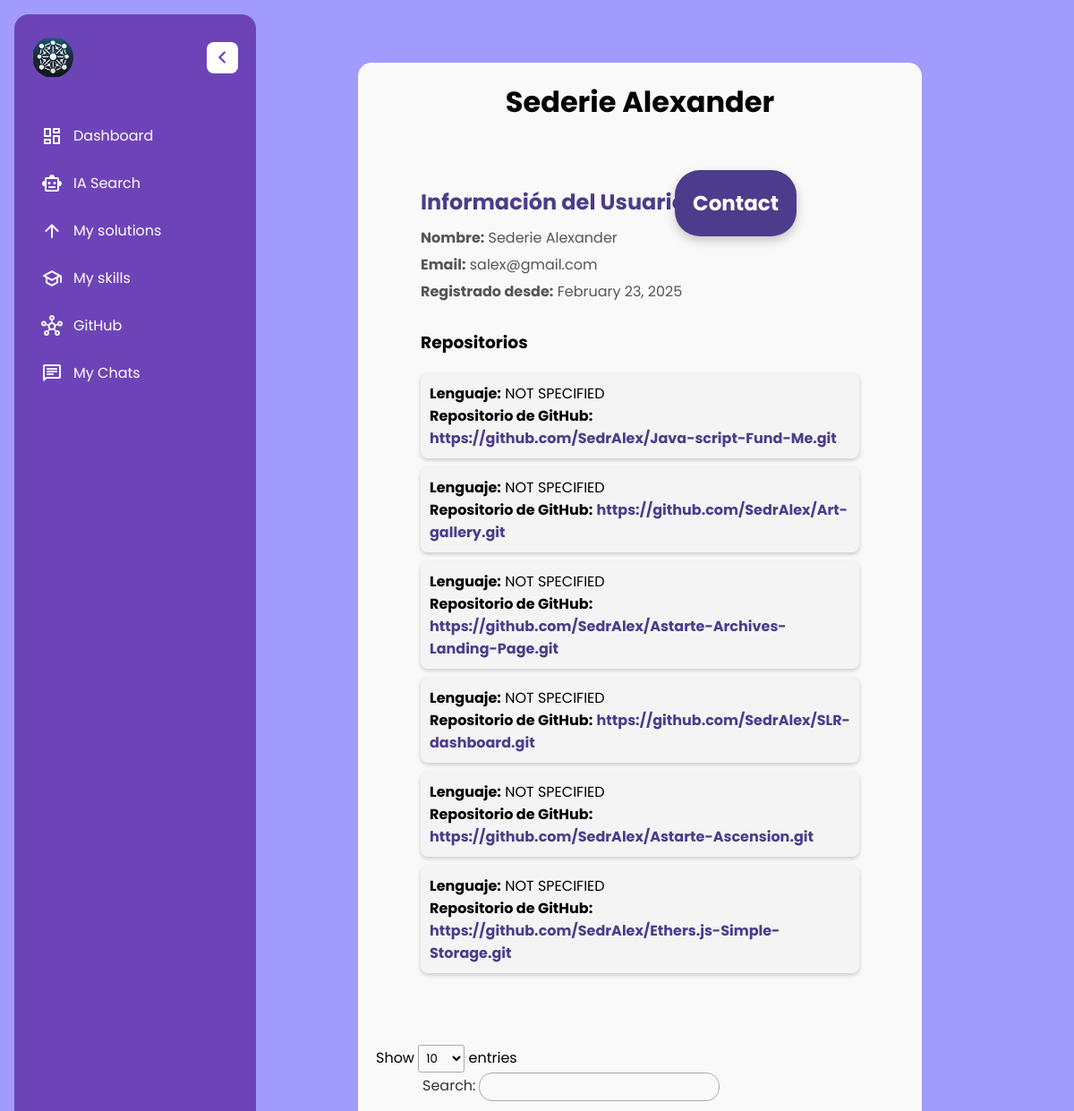
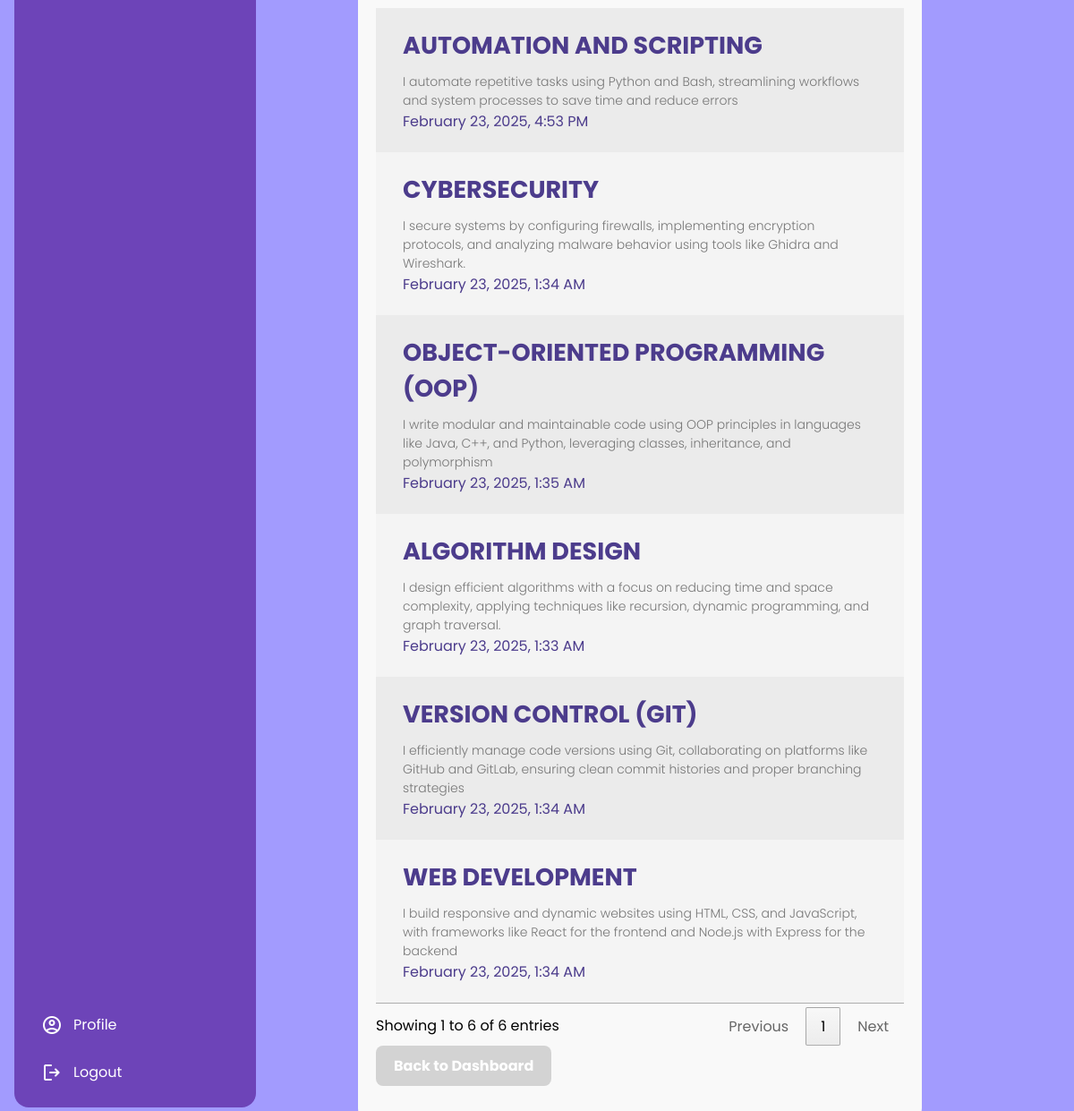
Page /views/userprofile.php?id=15 (signed in) on the committed database (2 pictures, top to bottom).
### tables this page shows
CREATE TABLE `users` (
  `id` int(11) NOT NULL,
  `name` varchar(100) NOT NULL,
  `surname` varchar(100) NOT NULL,
  `username` varchar(100) NOT NULL,
  `email` varchar(255) NOT NULL,
  `password` varchar(255) NOT NULL,
  `updated_at` timestamp NOT NULL DEFAULT current_timestamp() ON UPDATE current_timestamp(),
  `created_at` timestamp NOT NULL DEFAULT current_timestamp(),
  `socials` varchar(500) DEFAULT NULL
);

CREATE TABLE `userinfo` (
  `id` int(11) NOT NULL,
  `user_id` int(11) NOT NULL,
  `repositorio_url` varchar(255) NOT NULL,
  `language_id` int(11) NOT NULL
);

CREATE TABLE `languages` (
  `id` int(11) NOT NULL,
  `name` varchar(255) NOT NULL
);

CREATE TABLE `skills` (
  `id` int(11) NOT NULL,
  `user_id` int(11) NOT NULL,
  `title` varchar(255) NOT NULL,
  `description` varchar(1000) NOT NULL,
  `likes` int(11) NOT NULL DEFAULT 0,
  `dislikes` int(11) NOT NULL DEFAULT 0,
  `updated_at` timestamp NOT NULL DEFAULT current_timestamp() ON UPDATE current_timestamp(),
  `created_at` timestamp NOT NULL DEFAULT current_timestamp()
);

CREATE TABLE `solutions` (
  `id` int(11) NOT NULL,
  `user_id` int(11) NOT NULL,
  `title` varchar(100) NOT NULL,
  `solution` varchar(10000) NOT NULL,
  `likes` int(11) NOT NULL DEFAULT 0,
  `dislikes` int(11) NOT NULL DEFAULT 0,
  `updated_at` timestamp NOT NULL DEFAULT current_timestamp() ON UPDATE current_timestamp(),
  `created_at` timestamp NOT NULL DEFAULT current_timestamp()
);

### config/Db.php (called while the page is built, shortened)
<?php
class Db{
    private $servername= "localhost";
    private $username= "root";
    private $password= "";
    private $dbname= "solutionhub_db";
    public function connect() {
        $this->conn = null;
        try {
            $this->conn = new PDO("mysql:host=$this->servername;dbname=$this->dbname", $this->username, $this->password);
            $this->conn->setAttribute(PDO::ATTR_ERRMODE, PDO::ERRMODE_EXCEPTION);
        } catch(PDOException $e) {
            echo 'Connection Error: ' . $e->getMessage();
        }
        return $this->conn;
    }
}

### models/User.php (called while the page is built, shortened)
<?php
require_once "../config/Db.php";
class User {
    private $conn;
    public function __construct($db) {
        $this->conn = $db->connect();
    }
    public function getUserById($user_id){
        try {
            $stmt = $this->conn->prepare("SELECT * FROM users WHERE id = ?");
            $stmt->execute([$user_id]);
            $user = $stmt->fetch(PDO::FETCH_ASSOC);
            if ($user) {
                return $user;
            } else {
                return ['error' => 'Usuario no encontrada.'];
            }
        } catch (PDOException $e) {
            return ['error' => $e->getMessage()];
        }
    }
}

### models/Skill.php (called while the page is built, shortened)
<?php
require_once "../config/Db.php";
class Skill{
    private $conn;
    private $table = 'skills';
    public function __construct($db){
        $this->conn = $db->conn;
    }
    public function getSkillsByUser($user_id){
        $sql = "SELECT * FROM " . $this->table . " WHERE user_id = ?";
        $stmt = $this->conn->prepare($sql);
        $stmt->execute([$user_id]);
        return $stmt->fetchAll(PDO::FETCH_ASSOC);
    }
}

### models/Solution.php (called while the page is built, shortened)
<?php
class Solution {
    private $table = 'solutions';
    private $conn;
    public function __construct($conn) {
        $this->conn = $conn;
    }
    public function getSolutionsByUser($user_id) {
        $sql = "SELECT * FROM {$this->table} WHERE user_id = :user_id ORDER BY created_at DESC";
        $stmt = $this->conn->prepare($sql);
        $stmt->bindParam(':user_id', $user_id, PDO::PARAM_INT);
        $stmt->execute();
        return $stmt->fetchAll(PDO::FETCH_ASSOC);
    }
}

### views/userprofile.php (the view, shortened to what this page needs)
<?php
require_once '../config/Db.php';
require_once '../models/Skill.php';
require_once '../models/User.php';
require_once '../models/Solution.php';
require_once '../includes/parts/header.php';
?>
<link rel="stylesheet" type="text/css" href="https://cdn.datatables.net/1.13.4/css/jquery.dataTables.min.css">
<link rel="stylesheet" href="../assets/css/userprofile.css">
</head>
<?php
require_once '../includes/parts/layout.php';
$db = new Db();
$user_id = $_GET['id'];
$userObj = new User($db);
$user = $userObj->getUserById($user_id);
$query = "SELECT userinfo.repositorio_url, languages.name as language_name
          FROM userinfo
          LEFT JOIN languages ON userinfo.language_id = languages.id
          WHERE userinfo.user_id = ?";
$stmt = $db->conn->prepare($query);
$stmt->execute([$user_id]);
$user_repos = $stmt->fetchAll(PDO::FETCH_ASSOC);
$skillObj = new Skill($db);
$skills = $skillObj->getSkillsByUser($user_id);
$solutionObj = new Solution($db->conn);
$solutions = $solutionObj->getSolutionsByUser($user_id);
?>
<div class="main-content">
        <h1 class="name-h1"><?=$user['name']. ' ' . $user['surname'] ?></h1>
        <div class="user-info-container">
            <h2>Información del Usuario</h2>
            <p><strong>Nombre:</strong> <?= $user['name'] . ' ' . $user['surname']; ?></p>
            <p><strong>Email:</strong> <?= $user['email']; ?></p>
            <p><strong>Registrado desde:</strong> <?= date("F j, Y", strtotime($user['created_at'])); ?></p>
            <?php if (!empty($user_repos)): ?>
                <h3>Repositorios</h3>
                <ul class="repos-list">
                    <?php foreach ($user_repos as $repo): ?>
                        <li class="repo">
                            <strong>Lenguaje:</strong> <?= $repo['language_name'] ?? 'Desconocido'; ?> <br>
                            <strong>Repositorio de GitHub:</strong>
                            <a href="<?= 'https://github.com/' . ltrim(rtrim($repo['repositorio_url'], '/'), '/') . '.git'; ?>" target="_blank">
                                <?= 'https://github.com/' . ltrim(rtrim($repo['repositorio_url'], '/'), '/') . '.git'; ?>
                            </a>
                        </li>
                    <?php endforeach; ?>
                </ul>
            <?php else: ?>
                <p>Este usuario no tiene repositorios registrados.</p>
            <?php endif; ?>
        </div>
        <table id="skillsTable" class="display">
            <tbody>
            <?php foreach($skills as $skill): ?>
                <tr>
                    <td>
                        <a href="../views/userprofile.php?id=<?=$skill['user_id']; ?>" class="skill-link">
                            <div class="skill-content">
                                <div class="skill-title"><?=$skill['title']; ?></div>
                                <div class="skill-description"><?=$skill['description'];?></div>
                                <div class="date"><?= date("F j, Y, g:i A", strtotime($skill['updated_at']))?></div>
                            </div>
                        </a>
                    </td>
                </tr>
            <?php endforeach;
            foreach($solutions as $solution): ?>
                <tr>
                    <td>
                        <a href="../views/solutionprofile.php?id=<?=$solution['id']; ?>" class="skill-link">
                        <div class="skill-content">
                            <div class="skill-title"><?=$solution['title']; ?></div>
                            <div class="skill-description"><?=$solution['solution'];?></div>
                            <div class="date"><?= date("F j, Y, g:i A", strtotime($solution['updated_at']))?></div>
                        </div>
                        </a>
                    </td>
                </tr>
            <?php endforeach; ?>
            </tbody>
        </table>
        <?php if($solution): ?>
        <form class="user-details" action="../controllers/chatController.php" method="post">
            <button id="contact" type="submit" class="contact-button">Contact</button>
        </form>
        <?php endif; ?>
            <a id="back" href="index.php">Back to Dashboard</a>
</div>
</body>
</html>

### assets/css/layout.css (style rules this page uses)
* { margin: 0; padding: 0; box-sizing: border-box; font-family: "Poppins", sans-serif; }

### assets/css/userprofile.css (style rules this page uses)
.main-content { position: absolute; top:70px; left:400px; padding: 20px; width: calc(100% - 570px); background-color: #f9f9f9; border-radius: 15px; }
.repos-list { list-style: none; padding: 0; }
.repos-list li { background: #f4f4f4; padding: 10px; margin: 10px 0; border-radius: 8px; box-shadow: 0px 2px 5px rgba(0, 0, 0, 0.2); }
.repos-list li a { color: #4c3c8c; font-weight: bold; text-decoration: none; }
.name-h1 { text-align: center; }
.contact-button { position: absolute; top: 120px; right: 140px; background: #4c3c8c; color: #fff; font-size: 23px; font-weight: bold; padding: 20px; border: none; border-radius: 28px; cursor: pointer; transition: all 0.3s ease; box-shadow: 0 5px 12px rgba(0, 0, 0, 0.2); }
.repo { margin-bottom: 25px; }
.user-info-container { background: #f9f9f9; padding: 50px; margin-top: 20px; margin-bottom: 20px; border-radius: 10px; text-align: left; }
.user-info-container h2 { color: #4c3c8c; font-size: 24px; margin-bottom: 10px; }
.user-info-container h3 { margin-top: 30px; margin-bottom: 20px; }
.user-info-container p { font-size: 16px; color: #555; margin: 5px 0; }
.skill-title { font-size: 27px; font-weight: bold; color: #4c3c8c; margin-bottom: 10px; transition: color 0.3s; }
.skill-description { font-size: 14px; color: #777; font-weight: 300; margin-top: 5px; transition: color 0.3s; }
.skill-link { display: block; text-decoration: none; color: inherit; transition: all 0.3s; border-radius: 20px !important; }
#skillsTable { width: 100%; border-collapse: collapse; margin-top: 20px; background: transparent; }
#skillsTable th, #skillsTable td { padding: 12px 15px; text-align: left; border: none; background: transparent; }
#skillsTable td a { display: block; padding: 10px 15px; background: transparent; color: #4c3c8c; font-size: 16px; text-decoration: none; transition: all 0.3s; }
#back { display: inline-block; padding: 10px 20px; margin-bottom: 20px; background: #6d44b8; color: #fff; text-decoration: none; font-weight: bold; border-radius: 8px; transition: background 0.3s, transform 0.2s ease-in-out; text-align: center; border: none; cursor: pointer; background: lightgray; }

### rows in the picture
users: name "Sederie", surname "Alexander", email "salex@gmail.com", created_at "February 23, 2025"
userinfo: language.name "NOT SPECIFIED", repositorio_url "SedrAlex/Java-script-Fund-Me"
userinfo: language.name "NOT SPECIFIED", repositorio_url "SedrAlex/Art-gallery"
userinfo: language.name "NOT SPECIFIED", repositorio_url "SedrAlex/Astarte-Archives-Landing-Page"
userinfo: language.name "NOT SPECIFIED", repositorio_url "SedrAlex/SLR-dashboard"
userinfo: language.name "NOT SPECIFIED", repositorio_url "SedrAlex/Astarte-Ascension"
userinfo: language.name "NOT SPECIFIED", repositorio_url "SedrAlex/Ethers.js-Simple-Storage"
skills: title "ALGORITHM DESIGN", description "I design efficient algorithms with a focus on reducing time and space complexity, applying techniques like recursion, dynamic programming, and graph traversal.", updated_at "February 23, 2025, 1:33 AM"
skills: title "WEB DEVELOPMENT", description "I build responsive and dynamic websites using HTML, CSS, and JavaScript, with frameworks like React for the frontend and Node.js with Express for the backend", updated_at "February 23, 2025, 1:34 AM"
skills: title "VERSION CONTROL (GIT)", description "I efficiently manage code versions using Git, collaborating on platforms like GitHub and GitLab, ensuring clean commit histories and proper branching strategies", updated_at "February 23, 2025, 1:34 AM"
solutions: title "AUTOMATION AND SCRIPTING", solution "I automate repetitive tasks using Python and Bash, streamlining workflows and system processes to save time and reduce errors", updated_at "February 23, 2025, 4:53 PM"
solutions: title "CYBERSECURITY", solution "I secure systems by configuring firewalls, implementing encryption protocols, and analyzing malware behavior using tools like Ghidra and Wireshark.", updated_at "February 23, 2025, 1:34 AM"
solutions: title "OBJECT-ORIENTED PROGRAMMING (OOP)", solution "I write modular and maintainable code using OOP principles in languages like Java, C++, and Python, leveraging classes, inheritance, and polymorphism", updated_at "February 23, 2025, 1:35 AM"
